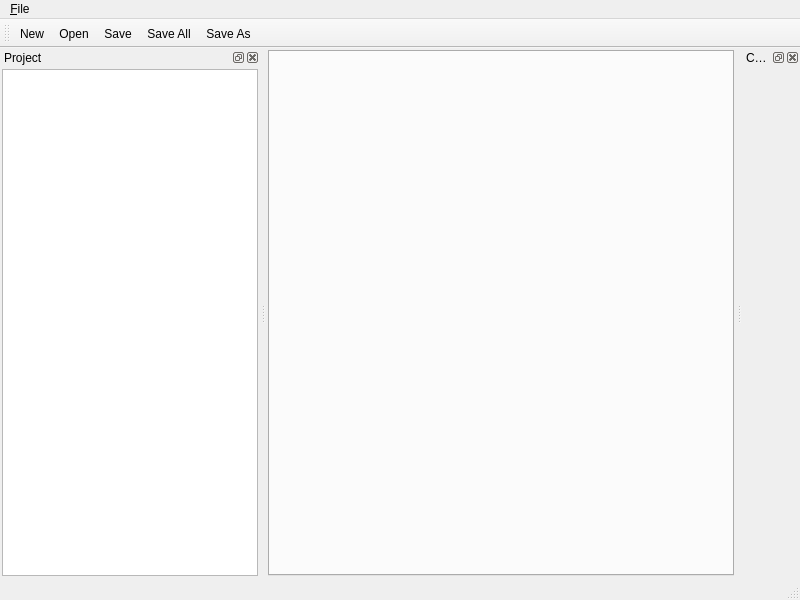
<?xml version="1.0" encoding="UTF-8"?>
<ui version="4.0">
 <class>MainWindow</class>
 <widget class="QMainWindow" name="MainWindow">
  <property name="geometry">
   <rect>
    <x>0</x>
    <y>0</y>
    <width>800</width>
    <height>600</height>
   </rect>
  </property>
  <property name="windowTitle">
   <string>MainWindow</string>
  </property>
  <widget class="QWidget" name="centralWidget">
   <layout class="QVBoxLayout" name="verticalLayout_2">
    <property name="leftMargin">
     <number>2</number>
    </property>
    <property name="topMargin">
     <number>2</number>
    </property>
    <property name="rightMargin">
     <number>2</number>
    </property>
    <property name="bottomMargin">
     <number>2</number>
    </property>
    <item>
     <widget class="CDTProjectTabWidget" name="tabWidgetProject">
      <property name="contextMenuPolicy">
       <enum>Qt::NoContextMenu</enum>
      </property>
      <property name="tabsClosable">
       <bool>true</bool>
      </property>
     </widget>
    </item>
   </layout>
  </widget>
  <widget class="QMenuBar" name="menuBar">
   <property name="geometry">
    <rect>
     <x>0</x>
     <y>0</y>
     <width>800</width>
     <height>23</height>
    </rect>
   </property>
   <widget class="QMenu" name="menu_File">
    <property name="title">
     <string>&amp;File</string>
    </property>
    <widget class="QMenu" name="menu_Recent">
     <property name="title">
      <string>&amp;Recent</string>
     </property>
    </widget>
    <addaction name="action_New"/>
    <addaction name="actionOpen"/>
    <addaction name="actionSave"/>
    <addaction name="actionSave_All"/>
    <addaction name="action_Save_As"/>
    <addaction name="separator"/>
    <addaction name="menu_Recent"/>
   </widget>
   <addaction name="menu_File"/>
  </widget>
  <widget class="QToolBar" name="mainToolBar">
   <property name="windowTitle">
    <string>Normal</string>
   </property>
   <property name="iconSize">
    <size>
     <width>32</width>
     <height>32</height>
    </size>
   </property>
   <property name="toolButtonStyle">
    <enum>Qt::ToolButtonTextUnderIcon</enum>
   </property>
   <attribute name="toolBarArea">
    <enum>TopToolBarArea</enum>
   </attribute>
   <attribute name="toolBarBreak">
    <bool>false</bool>
   </attribute>
   <addaction name="action_New"/>
   <addaction name="actionOpen"/>
   <addaction name="actionSave"/>
   <addaction name="actionSave_All"/>
   <addaction name="action_Save_As"/>
  </widget>
  <widget class="QStatusBar" name="statusBar"/>
  <widget class="QDockWidget" name="dockWidgetProject">
   <property name="windowTitle">
    <string>Project</string>
   </property>
   <attribute name="dockWidgetArea">
    <number>1</number>
   </attribute>
   <widget class="QWidget" name="dockWidgetContents">
    <layout class="QVBoxLayout" name="verticalLayout">
     <property name="leftMargin">
      <number>2</number>
     </property>
     <property name="topMargin">
      <number>2</number>
     </property>
     <property name="rightMargin">
      <number>2</number>
     </property>
     <property name="bottomMargin">
      <number>2</number>
     </property>
     <item>
      <widget class="QTreeView" name="treeViewProject">
       <property name="contextMenuPolicy">
        <enum>Qt::CustomContextMenu</enum>
       </property>
       <property name="editTriggers">
        <set>QAbstractItemView::NoEditTriggers</set>
       </property>
       <property name="showDropIndicator" stdset="0">
        <bool>false</bool>
       </property>
       <property name="animated">
        <bool>true</bool>
       </property>
      </widget>
     </item>
    </layout>
   </widget>
  </widget>
  <widget class="QDockWidget" name="dockWidgetTrainingSample">
   <property name="windowTitle">
    <string>Category Manager</string>
   </property>
   <attribute name="dockWidgetArea">
    <number>2</number>
   </attribute>
   <widget class="QWidget" name="dockWidgetContents_3">
    <layout class="QVBoxLayout" name="verticalLayout_3">
     <property name="leftMargin">
      <number>2</number>
     </property>
     <property name="topMargin">
      <number>2</number>
     </property>
     <property name="rightMargin">
      <number>2</number>
     </property>
     <property name="bottomMargin">
      <number>2</number>
     </property>
     <item>
      <widget class="CDTTrainingSamplesForm" name="trainingSampleForm" native="true"/>
     </item>
    </layout>
   </widget>
  </widget>
  <action name="action_New">
   <property name="icon">
    <iconset resource="../resource.qrc">
     <normaloff>:/Icon/New_file.png</normaloff>:/Icon/New_file.png</iconset>
   </property>
   <property name="text">
    <string>&amp;New</string>
   </property>
   <property name="shortcut">
    <string>Ctrl+N</string>
   </property>
  </action>
  <action name="actionOpen">
   <property name="icon">
    <iconset resource="../resource.qrc">
     <normaloff>:/Icon/open.png</normaloff>:/Icon/open.png</iconset>
   </property>
   <property name="text">
    <string>&amp;Open</string>
   </property>
  </action>
  <action name="actionSave">
   <property name="icon">
    <iconset resource="../resource.qrc">
     <normaloff>:/Icon/save.png</normaloff>:/Icon/save.png</iconset>
   </property>
   <property name="text">
    <string>&amp;Save</string>
   </property>
  </action>
  <action name="actionSave_All">
   <property name="icon">
    <iconset resource="../resource.qrc">
     <normaloff>:/Icon/save_all.png</normaloff>:/Icon/save_all.png</iconset>
   </property>
   <property name="text">
    <string>&amp;Save All</string>
   </property>
  </action>
  <action name="action_Save_As">
   <property name="icon">
    <iconset resource="../resource.qrc">
     <normaloff>:/Icon/save_as.png</normaloff>:/Icon/save_as.png</iconset>
   </property>
   <property name="text">
    <string>&amp;Save As</string>
   </property>
  </action>
  <action name="actionConsole">
   <property name="text">
    <string>Console</string>
   </property>
   <property name="shortcut">
    <string>F12</string>
   </property>
  </action>
  <zorder>dockWidgetAttributes</zorder>
  <zorder>dockWidgetProject</zorder>
  <zorder>dockWidgetTrainingSample</zorder>
 </widget>
 <layoutdefault spacing="6" margin="11"/>
 <customwidgets>
  <customwidget>
   <class>CDTProjectTabWidget</class>
   <extends>QTabWidget</extends>
   <header>cdtprojecttabwidget.h</header>
   <container>1</container>
  </customwidget>
  <customwidget>
   <class>CDTTrainingSamplesForm</class>
   <extends>QWidget</extends>
   <header>cdttrainingsamplesform.h</header>
   <container>1</container>
  </customwidget>
 </customwidgets>
 <tabstops>
  <tabstop>treeViewProject</tabstop>
 </tabstops>
 <resources>
  <include location="../resource.qrc"/>
 </resources>
 <connections/>
</ui>
